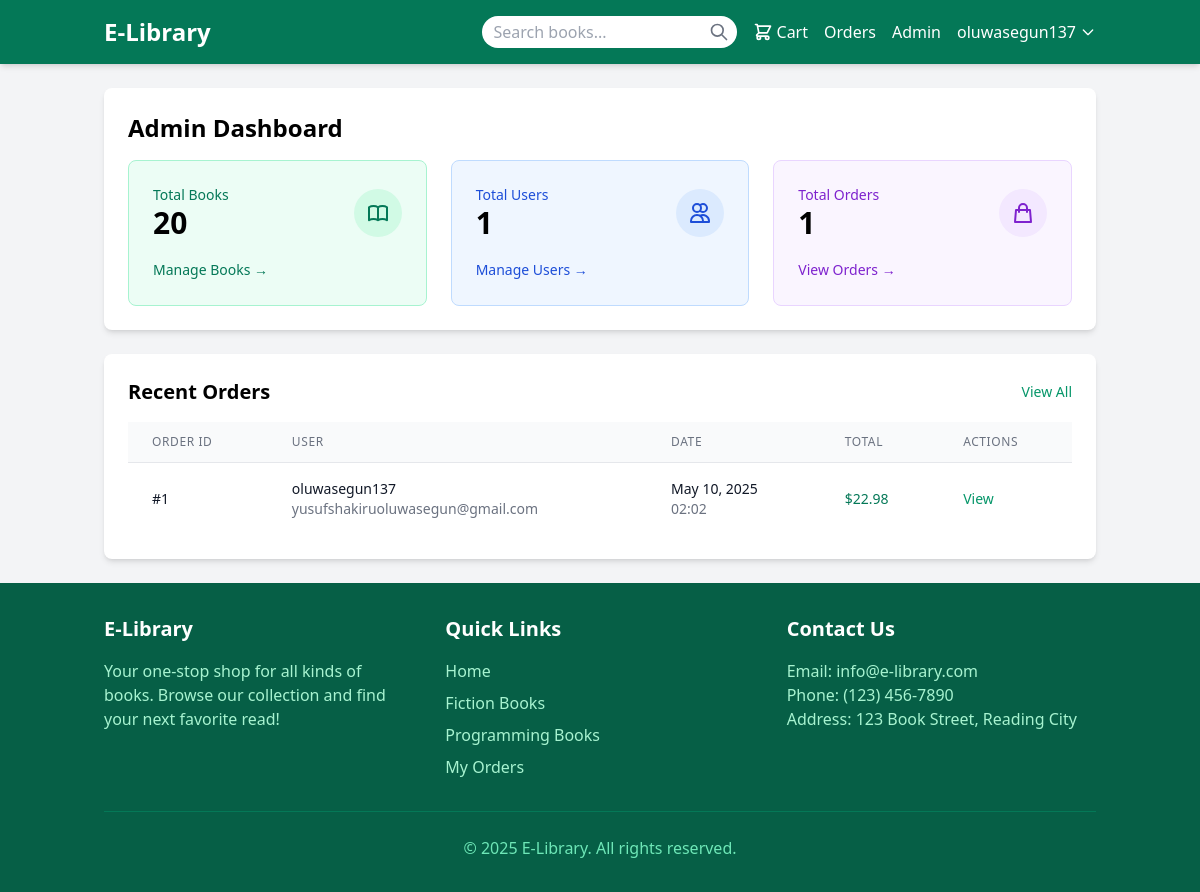
The page /admin (signed in) on the database its author committed.
### app.py (models this page shows)
class User(db.Model):
    id = db.Column(db.Integer, primary_key=True)
    username = db.Column(db.String(80), unique=True, nullable=False)
    email = db.Column(db.String(120), unique=True, nullable=False)
    password = db.Column(db.String(200), nullable=False)
    is_admin = db.Column(db.Boolean, default=False)
    cart_items = db.relationship('CartItem', backref='user', lazy=True)
    orders = db.relationship('Order', backref='user', lazy=True)

class Order(db.Model):
    id = db.Column(db.Integer, primary_key=True)
    user_id = db.Column(db.Integer, db.ForeignKey('user.id'), nullable=False)
    date_ordered = db.Column(db.DateTime, default=datetime.utcnow)
    total_price = db.Column(db.Float, nullable=False)
    items = db.relationship('OrderItem', backref='order', lazy=True)

### app.py (the view)
@app.route('/admin')
@admin_required
def admin_dashboard():
    books_count = Book.query.count()
    users_count = User.query.count()
    orders_count = Order.query.count()
    recent_orders = Order.query.order_by(Order.date_ordered.desc()).limit(5).all()
    return render_template('admin/dashboard.html',
                          books_count=books_count,
                          users_count=users_count,
                          orders_count=orders_count,
                          recent_orders=recent_orders)

### app.py (called while the page is built)
def admin_required(f):
    @wraps(f)
    def decorated_function(*args, **kwargs):
        if 'user_id' not in session:
            flash('Please log in to access this page', 'warning')
            return redirect(url_for('login'))
        user = User.query.get(session['user_id'])
        if not user or not user.is_admin:
            flash('You do not have permission to access this page', 'danger')
            return redirect(url_for('index'))
        return f(*args, **kwargs)
    return decorated_function

### templates/admin/dashboard.html (shortened to what this page needs)
{% extends 'base.html' %}
{% block content %}
<div class="space-y-6">
    <div class="bg-white rounded-lg shadow-md p-6">
        <h1 class="text-2xl font-bold mb-4">Admin Dashboard</h1>
        <div class="grid grid-cols-1 md:grid-cols-3 gap-6">
            <div class="bg-emerald-50 p-6 rounded-lg border border-emerald-200">
                <div class="flex items-center justify-between">
                    <div>
                        <p class="text-emerald-700 text-sm font-medium">Total Books</p>
                        <p class="text-3xl font-bold">{{ books_count }}</p>
                    </div>
                    <div class="bg-emerald-100 p-3 rounded-full">
                    </div>
                </div>
                <div class="mt-4">
                    <a href="{{ url_for('admin_books') }}" class="text-emerald-700 text-sm font-medium hover:underline">Manage Books →</a>
                </div>
            </div>
            <div class="bg-blue-50 p-6 rounded-lg border border-blue-200">
                <div class="flex items-center justify-between">
                    <div>
                        <p class="text-blue-700 text-sm font-medium">Total Users</p>
                        <p class="text-3xl font-bold">{{ users_count }}</p>
                    </div>
                    <div class="bg-blue-100 p-3 rounded-full">
                        <svg xmlns="http://www.w3.org/2000/svg" class="h-6 w-6 text-blue-700" fill="none" viewBox="0 0 24 24" stroke="currentColor">
                            <path stroke-linecap="round" stroke-linejoin="round" stroke-width="2" d="M12 4.354a4 4 0 110 5.292M15 21H3v-1a6 6 0 0112 0v1zm0 0h6v-1a6 6 0 00-9-5.197M13 7a4 4 0 11-8 0 4 4 0 018 0z" />
                        </svg>
                    </div>
                </div>
                <div class="mt-4">
                    <a href="{{ url_for('admin_users') }}" class="text-blue-700 text-sm font-medium hover:underline">Manage Users →</a>
                </div>
            </div>
            <div class="bg-purple-50 p-6 rounded-lg border border-purple-200">
                <div class="flex items-center justify-between">
                    <div>
                        <p class="text-purple-700 text-sm font-medium">Total Orders</p>
                        <p class="text-3xl font-bold">{{ orders_count }}</p>
                    </div>
                    <div class="bg-purple-100 p-3 rounded-full">
                        <svg xmlns="http://www.w3.org/2000/svg" class="h-6 w-6 text-purple-700" fill="none" viewBox="0 0 24 24" stroke="currentColor">
                            <path stroke-linecap="round" stroke-linejoin="round" stroke-width="2" d="M16 11V7a4 4 0 00-8 0v4M5 9h14l1 12H4L5 9z" />
                        </svg>
                    </div>
                </div>
                <div class="mt-4">
                    <a href="{{ url_for('admin_orders') }}" class="text-purple-700 text-sm font-medium hover:underline">View Orders →</a>
                </div>
            </div>
        </div>
    </div>
    <div class="bg-white rounded-lg shadow-md p-6">
        <div class="flex justify-between items-center mb-4">
            <h2 class="text-xl font-semibold">Recent Orders</h2>
            <a href="{{ url_for('admin_orders') }}" class="text-emerald-600 hover:text-emerald-800 text-sm font-medium">View All</a>
        </div>
        {% if recent_orders %}
            <div class="overflow-x-auto">
                <table class="min-w-full divide-y divide-gray-200">
                    <thead class="bg-gray-50">
                        <tr>
                            <th scope="col" class="px-6 py-3 text-left text-xs font-medium text-gray-500 uppercase tracking-wider">Order ID</th>
                            <th scope="col" class="px-6 py-3 text-left text-xs font-medium text-gray-500 uppercase tracking-wider">User</th>
                            <th scope="col" class="px-6 py-3 text-left text-xs font-medium text-gray-500 uppercase tracking-wider">Date</th>
                            <th scope="col" class="px-6 py-3 text-left text-xs font-medium text-gray-500 uppercase tracking-wider">Total</th>
                            <th scope="col" class="px-6 py-3 text-left text-xs font-medium text-gray-500 uppercase tracking-wider">Actions</th>
                        </tr>
                    </thead>
                    <tbody class="bg-white divide-y divide-gray-200">
                        {% for order in recent_orders %}
                        <tr>
                            <td class="px-6 py-4 whitespace-nowrap">
                                <div class="text-sm font-medium text-gray-900">#{{ order.id }}</div>
                            </td>
                            <td class="px-6 py-4 whitespace-nowrap">
                                <div class="text-sm text-gray-900">{{ order.user.username }}</div>
                                <div class="text-sm text-gray-500">{{ order.user.email }}</div>
                            </td>
                            <td class="px-6 py-4 whitespace-nowrap">
                                <div class="text-sm text-gray-900">{{ order.date_ordered.strftime('%B %d, %Y') }}</div>
                                <div class="text-sm text-gray-500">{{ order.date_ordered.strftime('%H:%M') }}</div>
                            </td>
                            <td class="px-6 py-4 whitespace-nowrap">
                                <div class="text-sm font-medium text-emerald-700">${{ "%.2f"|format(order.total_price) }}</div>
                            </td>
                            <td class="px-6 py-4 whitespace-nowrap text-sm font-medium">
                                <a href="{{ url_for('order_confirmation', order_id=order.id) }}" class="text-emerald-600 hover:text-emerald-800">View</a>
                            </td>
                        </tr>
                        {% endfor %}
                    </tbody>
                </table>
            </div>
        {% else %}
            <p class="text-gray-500 text-center py-4">No orders yet.</p>
        {% endif %}
    </div>
</div>
{% endblock %}

### templates/base.html (shortened to what this page needs)
<!DOCTYPE html>
<html lang="en">
<head>
    <script src="https://cdn.tailwindcss.com"></script>
</head>
<body class="bg-gray-100 min-h-screen flex flex-col">
    <header class="bg-emerald-700 text-white shadow-md">
        <div class="container mx-auto px-4 py-4">
            <div class="flex justify-between items-center">
                <a href="{{ url_for('index') }}" class="text-2xl font-bold">E-Library</a>
                <div class="flex items-center space-x-4">
                    <form action="{{ url_for('search') }}" method="get" class="hidden md:block">
                        <div class="relative">
                            <input type="text" name="query" placeholder="Search books..."
                                   class="py-1 px-3 rounded-full text-gray-800 focus:outline-none focus:ring-2 focus:ring-emerald-500">
                            <button type="submit" class="absolute right-2 top-1/2 transform -translate-y-1/2">
                                <svg xmlns="http://www.w3.org/2000/svg" class="h-5 w-5 text-gray-500" fill="none" viewBox="0 0 24 24" stroke="currentColor">
                                    <path stroke-linecap="round" stroke-linejoin="round" stroke-width="2" d="M21 21l-6-6m2-5a7 7 0 11-14 0 7 7 0 0114 0z" />
                                </svg>
                            </button>
                        </div>
                    </form>
                    <nav class="flex items-center space-x-4">
                        {% if session.get('user_id') %}
                            <a href="{{ url_for('view_cart') }}" class="hover:text-emerald-200 flex items-center">
                                Cart
                            </a>
                            <a href="{{ url_for('view_orders') }}" class="hover:text-emerald-200">Orders</a>
                            {% if session.get('is_admin') %}
                                <a href="{{ url_for('admin_dashboard') }}" class="hover:text-emerald-200">Admin</a>
                            {% endif %}
                            <div class="relative group">
                                <button class="hover:text-emerald-200 flex items-center">
                                    <span>{{ session.get('username') }}</span>
                                    <svg xmlns="http://www.w3.org/2000/svg" class="h-4 w-4 ml-1" fill="none" viewBox="0 0 24 24" stroke="currentColor">
                                        <path stroke-linecap="round" stroke-linejoin="round" stroke-width="2" d="M19 9l-7 7-7-7" />
                                    </svg>
                                </button>
                            </div>
                        {% else %}
                            <a href="{{ url_for('login') }}" class="hover:text-emerald-200">Login</a>
                            <a href="{{ url_for('register') }}" class="bg-white text-emerald-700 px-4 py-2 rounded-full font-medium hover:bg-emerald-100">Register</a>
                        {% endif %}
                    </nav>
                </div>
            </div>
        </div>
    </header>
    <main class="flex-grow container mx-auto px-4 py-6">
        {% block content %}{% endblock %}
    </main>
    <footer class="bg-emerald-800 text-white py-8">
        <div class="container mx-auto px-4">
            <div class="grid grid-cols-1 md:grid-cols-3 gap-8">
                <div>
                    <h3 class="text-xl font-bold mb-4">E-Library</h3>
                    <p class="text-emerald-200">Your one-stop shop for all kinds of books. Browse our collection and find your next favorite read!</p>
                </div>
                <div>
                    <h3 class="text-xl font-bold mb-4">Quick Links</h3>
                    <ul class="space-y-2">
                        <li><a href="{{ url_for('index') }}" class="text-emerald-200 hover:text-white">Home</a></li>
                        <li><a href="{{ url_for('search') }}?query=fiction" class="text-emerald-200 hover:text-white">Fiction Books</a></li>
                        <li><a href="{{ url_for('search') }}?query=programming" class="text-emerald-200 hover:text-white">Programming Books</a></li>
                        {% if session.get('user_id') %}
                            <li><a href="{{ url_for('view_orders') }}" class="text-emerald-200 hover:text-white">My Orders</a></li>
                        {% else %}
                            <li><a href="{{ url_for('login') }}" class="text-emerald-200 hover:text-white">Login</a></li>
                        {% endif %}
                    </ul>
                </div>
                <div>
                    <h3 class="text-xl font-bold mb-4">Contact Us</h3>
                    <p class="text-emerald-200">Email: info@e-library.com</p>
                    <p class="text-emerald-200">Phone: (123) 456-7890</p>
                    <p class="text-emerald-200">Address: 123 Book Street, Reading City</p>
                </div>
            </div>
            <div class="mt-8 pt-6 border-t border-emerald-700 text-center text-emerald-300">
                <p>&copy; 2025 E-Library. All rights reserved.</p>
            </div>
        </div>
    </footer>
</body>
</html>

### rows shown on the page
User: get "oluwasegun137"
Order: id "1", user.username "oluwasegun137", user.email "yusufshakiruoluwasegun@gmail.com", date_ordered "May 10, 2025", date_ordered "02:02", total_price "22.98"

### other values the page prints
{{ books_count }} "20"
{{ users_count }} "1"
{{ orders_count }} "1"
